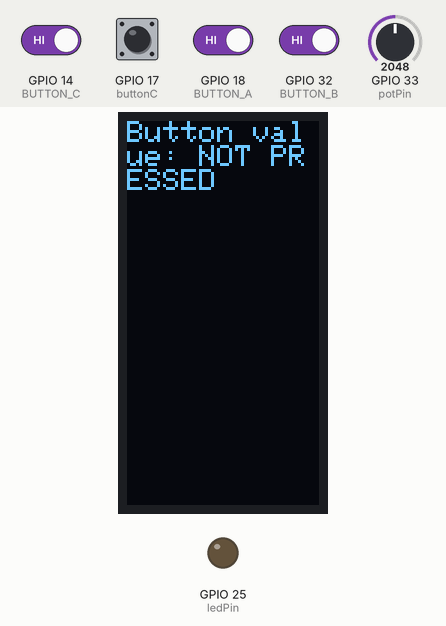
A sketch run on a simulated ESP32-S3. On the bench: 64×128 one-colour display, output pins drawn as LEDs (lit = HIGH). The inputs (shaded band) are chosen by the test bench; at power-on: GPIO 14 (BUTTON_C), GPIO 17 (buttonC), GPIO 18 (BUTTON_A), GPIO 32 (BUTTON_B) HIGH, GPIO 33 (potPin) = 2048. The display library's start-up logo is not drawn; what the sketch prints to the serial monitor is not drawn.

Above: at 3.3 s.
3.4 s: GPIO 17 (buttonC) pulled LOW for 0.15 s
At 3.9 s:
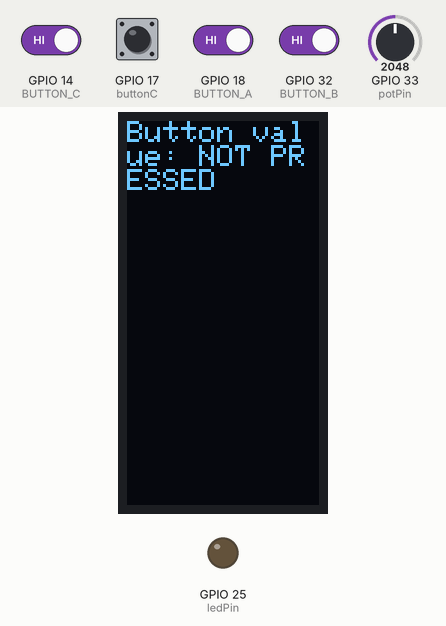
5.0 s: GPIO 14 (BUTTON_C) driven LOW and GPIO 17 (buttonC) driven LOW
At 6.2 s:
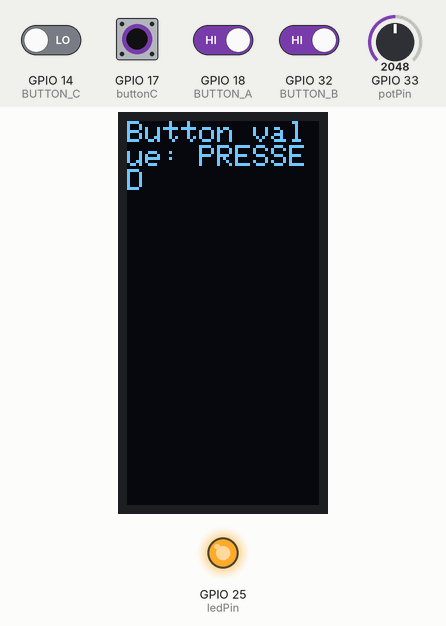
6.5 s: GPIO 17 (buttonC) driven HIGH
At 6.9 s:
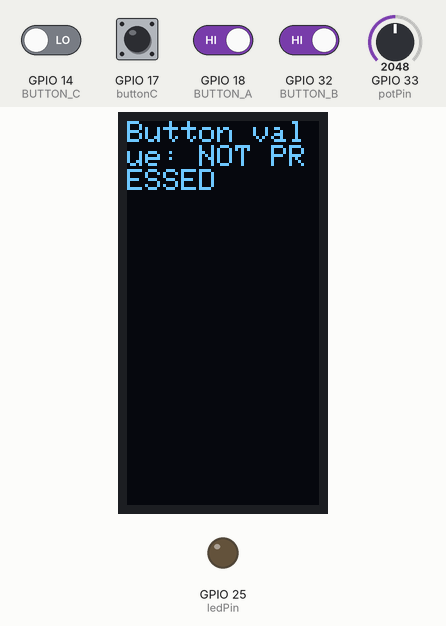
8.0 s: GPIO 17 (buttonC) driven LOW
At 9.2 s:
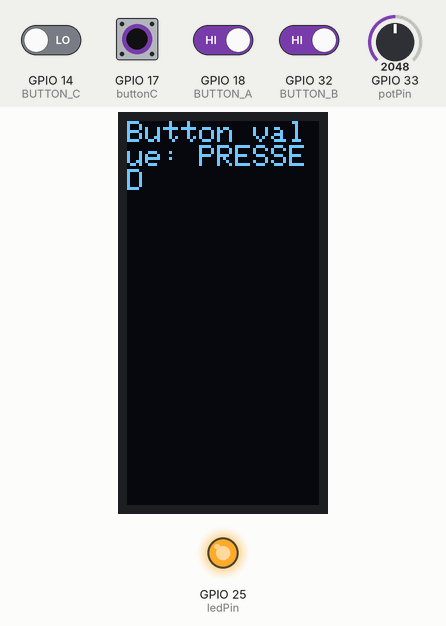
9.5 s: GPIO 14 (BUTTON_C) driven HIGH and GPIO 17 (buttonC) driven HIGH and GPIO 18 (BUTTON_A) driven LOW and GPIO 32 (BUTTON_B) driven LOW
At 9.9 s:
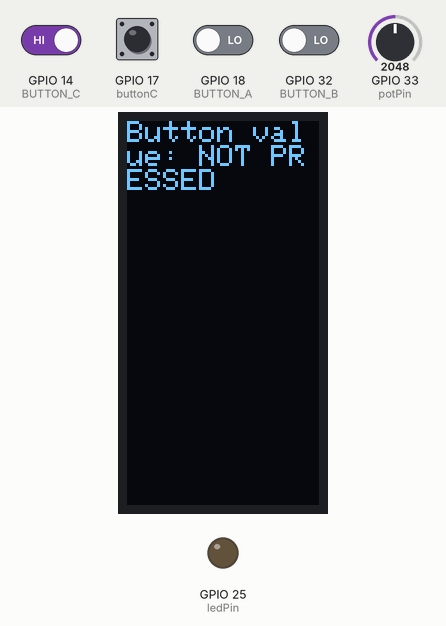
11.0 s: GPIO 17 (buttonC) driven LOW
At 11.7 s:
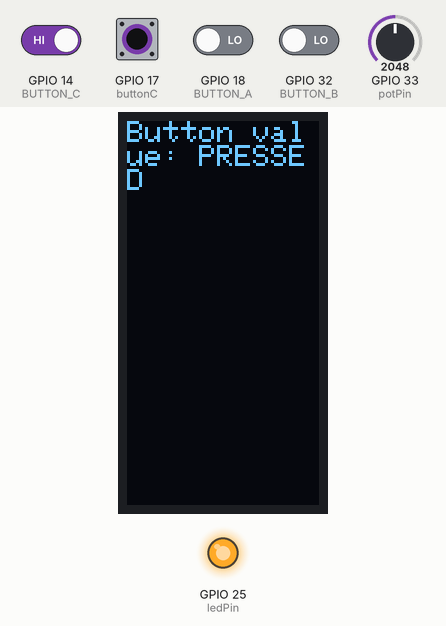
Timing chart, 0 to 13.5 s (numbered marks = the images above; inputs shaded):
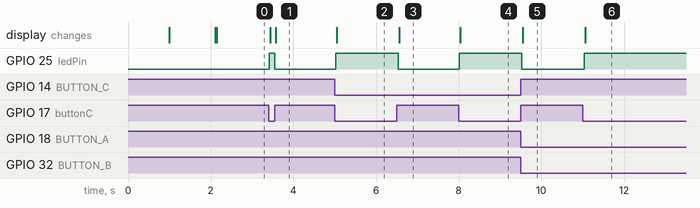

The sketch:

OLED_featherwing.ino
```cpp
#include <SPI.h>
#include <Wire.h>
#include <Adafruit_GFX.h>
#include <Adafruit_SH110X.h>

const int potPin = 33;  // Pin connected to the potentiometer
const int ledPin = 25;  // Pin connected to the LED
const int buttonC = 17;

Adafruit_SH1107 display = Adafruit_SH1107(64, 128, &Wire);

// OLED FeatherWing buttons map to different pins depending on board:
#if defined(ESP8266)
  #define BUTTON_A  0
  #define BUTTON_B 16
  #define BUTTON_C  2
#elif defined(ESP32) && \
    !defined(ARDUINO_ADAFRUIT_FEATHER_ESP32S2) && \
    !defined(ARDUINO_ADAFRUIT_FEATHER_ESP32S3) && \
    !defined(ARDUINO_ADAFRUIT_FEATHER_ESP32S3_NOPSRAM)
  #define BUTTON_A 15
  #define BUTTON_B 32
  #define BUTTON_C 14
#elif defined(ARDUINO_STM32_FEATHER)
  #define BUTTON_A PA15
  #define BUTTON_B PC7
  #define BUTTON_C PC5
#elif defined(TEENSYDUINO)
  #define BUTTON_A  4
  #define BUTTON_B  3
  #define BUTTON_C  8
#elif defined(ARDUINO_NRF52832_FEATHER)
  #define BUTTON_A 31
  #define BUTTON_B 30
  #define BUTTON_C 27
#else // 32u4, M0, M4, nrf52840, esp32-s2, esp32-s3 and 328p
  #define BUTTON_A  5
  #define BUTTON_B  6
  #define BUTTON_C  9
#endif

 #define BUTTON_A  18
void setup() {
  Serial.begin(115200);

  Serial.println("128x64 OLED FeatherWing test");
  delay(1000); // wait for the OLED to power up
  display.begin(0x3C, true); // Address 0x3C default

  Serial.println("OLED begun");

  // Show image buffer on the display hardware.
  // Since the buffer is intialized with an Adafruit splashscreen
  // internally, this will display the splashscreen.
  display.display();
  delay(1000);

  // Clear the buffer.
  display.clearDisplay();
  display.display();

  display.setRotation(2);
  Serial.println("Button test");

  pinMode(BUTTON_A, INPUT_PULLUP);
  pinMode(BUTTON_B, INPUT_PULLUP);
  pinMode(BUTTON_C, INPUT_PULLUP);

  // text display tests
  display.setTextSize(1);
  display.setTextColor(SH110X_WHITE);
  display.setCursor(0,0);
  display.print("gemidao do esp32\nOOOOOOOOOOUUUUUUUAAAAHHHHHHHHHH\n       c: ");
  //display.print("Connecting to SSID\n'DIGIFIBRA-tX09':");
  //display.print("connected!");
  //display.println("IP: 10.0.1.23");
  //display.println("Sending val #0");
  display.display(); // actually display all of the above

  pinMode(potPin, INPUT);
  pinMode(ledPin, OUTPUT);
  pinMode(buttonC, INPUT_PULLUP);
}

void loop() {
  if(!digitalRead(BUTTON_A)) {
  //  Serial.println("A read!");
  //  analogWrite(ledPin, HIGH);
  //  display.print("A");
  };
  if(!digitalRead(BUTTON_B)) display.print("B");
  if(!digitalRead(BUTTON_C)) display.print("C");
  delay(10);

  int potValue = analogRead(potPin);
  int pwmValue = map(potValue, 0, 4095, 0, 255);
  //Serial.println(pwmValue);  // Print potentiometer value to Serial Monitor  // Read the potentiometer value (0-4095)
  display.clearDisplay();
  display.setCursor(0,0);
  //analogWrite(ledPin, pwmValue);  // Set the LED brightness
  //display.println("Value read: ");
  //display.print(pwmValue);
  delay(10);  // Small delay to smooth readings

  if(digitalRead(buttonC)==LOW){
    display.println("Button value: PRESSED");
    Serial.println("Button read");
    digitalWrite(ledPin, HIGH); // Turn LED ON
    } else {
    display.println("Button value: NOT PRESSED");
    Serial.println("Button not read");

    digitalWrite(ledPin, LOW);  // Turn LED OFF
  }
  yield();
  display.display();
}
```

Measured:
- after the input at 3.4 s, GPIO 25 (ledPin): LOW → HIGH at once, → LOW 0.14 s later; the display: first changes at once (image 1 shows a later state)
- after the input at 5.0 s, GPIO 25 (ledPin): LOW → HIGH at once; the display: changes after 0.05 s (image 2)
- after the input at 6.5 s, GPIO 25 (ledPin): HIGH → LOW at once; the display: changes after 0.06 s (image 3)
- after the input at 8.0 s, GPIO 25 (ledPin): LOW → HIGH at once; the display: changes at once (image 4)
- after the input at 9.5 s, GPIO 25 (ledPin): HIGH → LOW at once; the display: changes after 0.05 s (image 5)
- after the input at 11.0 s, GPIO 25 (ledPin): LOW → HIGH at once; the display: changes after 0.07 s (image 6)
